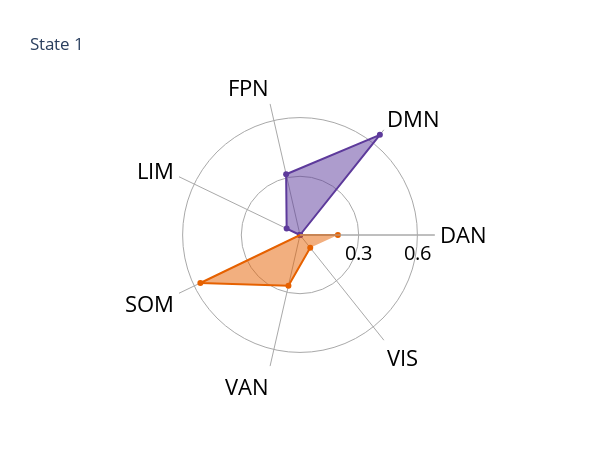
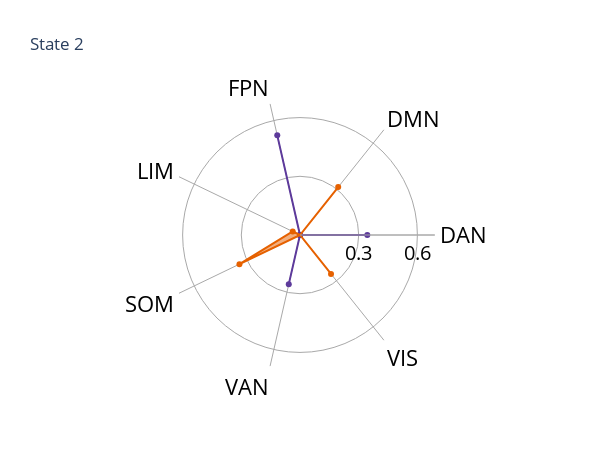
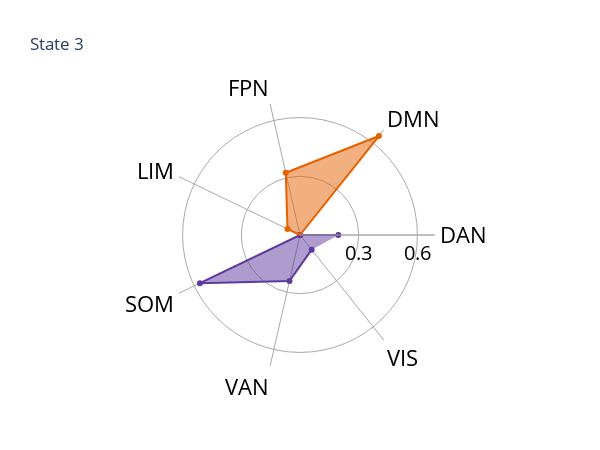
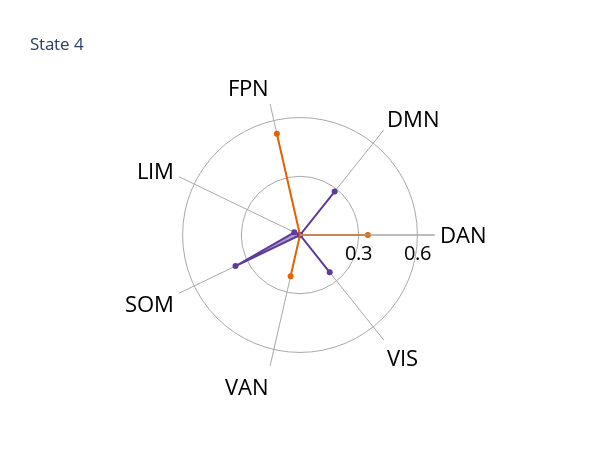

Notebook source saved alongside these figures, in order:
### Markdown cell above
### Step 7: Plotting network correlations on spider/radar plots ###

### Code cell
#Loading data
data_4 = pd.read_csv('data/fixed_networks_correlations_4.csv')

#Calculating negative correlation
corr_neg_4 = []

for i in range(0,28):
    corr_4 = data_4.iloc[i]['Correlation']
    if corr_4 < 0:
        corr_neg_4.append(abs(corr_4))
    else:
        corr_neg_4.append(0)

#Updating data
data_4['Correlation_neg'] = corr_neg_4

#Plotting networks correlations
networks_names = ['DAN','DMN', 'FPN','LIM', 'SOM', 'VAN', 'VIS']

for i in range(1,5):
    state_data_4 = data_4.where(data_4['State'] == i).dropna()
    corr_pos = np.array(state_data_4['Correlation'])
    corr_neg = np.array(state_data_4['Correlation_neg'])
        
    fig = go.Figure()

    fig.add_trace(go.Scatterpolar(r= corr_neg, theta = networks_names, fill='toself',name='Low amplitude brain state activity', line_color = '#5D3A9B'))
    fig.add_trace(go.Scatterpolar(r= corr_pos, theta = networks_names, fill='toself', name='High amplitude brain state activity', line_color = '#E66100'))

    fig.update_layout(polar=dict(bgcolor = '#ffffff', radialaxis=dict(visible=True,range=[0,0.69], color = '#000000', gridcolor = '#A9A9A9',  linecolor = '#A9A9A9', showline = True, tickvals = [0.3, 0.6], tickfont = dict(size = 20, color = '#000000')), angularaxis = dict(visible = True, categoryorder = 'category ascending', color = '#000000', showgrid = True, gridcolor = '#A9A9A9', tickfont = dict(size = 22))),showlegend = False,title = f'State {i}')
   
    fig.update_layout(width = 600)
    fig.update_layout(height= 450)
    fig.show()

### Figure 1 — Plotly figure (JSON) as saved in the notebook; plotly's stock layout.template omitted (floating-point values rounded to 4 significant figures)
{"data": [{"fill": "toself", "line": {"color": "#5D3A9B"}, "name": "Low amplitude brain state activity", "r": [0, 0.6548, 0.3185, 0.07574, 0, 0, 0], "theta": ["DAN", "DMN", "FPN", "LIM", "SOM", "VAN", "VIS"], "type": "scatterpolar"}, {"fill": "toself", "line": {"color": "#E66100"}, "name": "High amplitude brain state activity", "r": [0.1937, -0.6548, -0.3185, -0.07574, 0.5653, 0.2655, 0.08377], "theta": ["DAN", "DMN", "FPN", "LIM", "SOM", "VAN", "VIS"], "type": "scatterpolar"}], "layout": {"height": 450, "polar": {"angularaxis": {"categoryorder": "category ascending", "color": "#000000", "gridcolor": "#A9A9A9", "showgrid": true, "tickfont": {"size": 22}, "type": "category", "visible": true}, "bgcolor": "#ffffff", "radialaxis": {"autorange": false, "color": "#000000", "gridcolor": "#A9A9A9", "linecolor": "#A9A9A9", "range": [0, 0.69], "showline": true, "tickfont": {"color": "#000000", "size": 20}, "tickvals": [0.3, 0.6], "type": "linear", "visible": true}}, "showlegend": false, "title": {"text": "State 1"}, "width": 600}}

### Figure 2 — Plotly figure (JSON) as saved in the notebook; plotly's stock layout.template omitted (floating-point values rounded to 4 significant figures)
{"data": [{"fill": "toself", "line": {"color": "#5D3A9B"}, "name": "Low amplitude brain state activity", "r": [0.344, 0, 0.5223, 0, 0, 0.2576, 0], "theta": ["DAN", "DMN", "FPN", "LIM", "SOM", "VAN", "VIS"], "type": "scatterpolar"}, {"fill": "toself", "line": {"color": "#E66100"}, "name": "High amplitude brain state activity", "r": [-0.344, 0.3132, -0.5223, 0.04135, 0.3435, -0.2576, 0.2543], "theta": ["DAN", "DMN", "FPN", "LIM", "SOM", "VAN", "VIS"], "type": "scatterpolar"}], "layout": {"height": 450, "polar": {"angularaxis": {"categoryorder": "category ascending", "color": "#000000", "gridcolor": "#A9A9A9", "showgrid": true, "tickfont": {"size": 22}, "type": "category", "visible": true}, "bgcolor": "#ffffff", "radialaxis": {"autorange": false, "color": "#000000", "gridcolor": "#A9A9A9", "linecolor": "#A9A9A9", "range": [0, 0.69], "showline": true, "tickfont": {"color": "#000000", "size": 20}, "tickvals": [0.3, 0.6], "type": "linear", "visible": true}}, "showlegend": false, "title": {"text": "State 2"}, "width": 600}}

### Figure 3 — Plotly figure (JSON) as saved in the notebook; plotly's stock layout.template omitted (floating-point values rounded to 4 significant figures)
{"data": [{"fill": "toself", "line": {"color": "#5D3A9B"}, "name": "Low amplitude brain state activity", "r": [0.196, 0, 0, 0, 0.5679, 0.2412, 0.09577], "theta": ["DAN", "DMN", "FPN", "LIM", "SOM", "VAN", "VIS"], "type": "scatterpolar"}, {"fill": "toself", "line": {"color": "#E66100"}, "name": "High amplitude brain state activity", "r": [-0.196, 0.647, 0.3264, 0.07106, -0.5679, -0.2412, -0.09577], "theta": ["DAN", "DMN", "FPN", "LIM", "SOM", "VAN", "VIS"], "type": "scatterpolar"}], "layout": {"height": 450, "polar": {"angularaxis": {"categoryorder": "category ascending", "color": "#000000", "gridcolor": "#A9A9A9", "showgrid": true, "tickfont": {"size": 22}, "type": "category", "visible": true}, "bgcolor": "#ffffff", "radialaxis": {"autorange": false, "color": "#000000", "gridcolor": "#A9A9A9", "linecolor": "#A9A9A9", "range": [0, 0.69], "showline": true, "tickfont": {"color": "#000000", "size": 20}, "tickvals": [0.3, 0.6], "type": "linear", "visible": true}}, "showlegend": false, "title": {"text": "State 3"}, "width": 600}}

### Figure 4 — Plotly figure (JSON) as saved in the notebook; plotly's stock layout.template omitted (floating-point values rounded to 4 significant figures)
{"data": [{"fill": "toself", "line": {"color": "#5D3A9B"}, "name": "Low amplitude brain state activity", "r": [0, 0.2839, 0, 0.03226, 0.3657, 0, 0.2436], "theta": ["DAN", "DMN", "FPN", "LIM", "SOM", "VAN", "VIS"], "type": "scatterpolar"}, {"fill": "toself", "line": {"color": "#E66100"}, "name": "High amplitude brain state activity", "r": [0.3469, -0.2839, 0.5311, -0.03226, -0.3657, 0.2157, -0.2436], "theta": ["DAN", "DMN", "FPN", "LIM", "SOM", "VAN", "VIS"], "type": "scatterpolar"}], "layout": {"height": 450, "polar": {"angularaxis": {"categoryorder": "category ascending", "color": "#000000", "gridcolor": "#A9A9A9", "showgrid": true, "tickfont": {"size": 22}, "type": "category", "visible": true}, "bgcolor": "#ffffff", "radialaxis": {"autorange": false, "color": "#000000", "gridcolor": "#A9A9A9", "linecolor": "#A9A9A9", "range": [0, 0.69], "showline": true, "tickfont": {"color": "#000000", "size": 20}, "tickvals": [0.3, 0.6], "type": "linear", "visible": true}}, "showlegend": false, "title": {"text": "State 4"}, "width": 600}}
